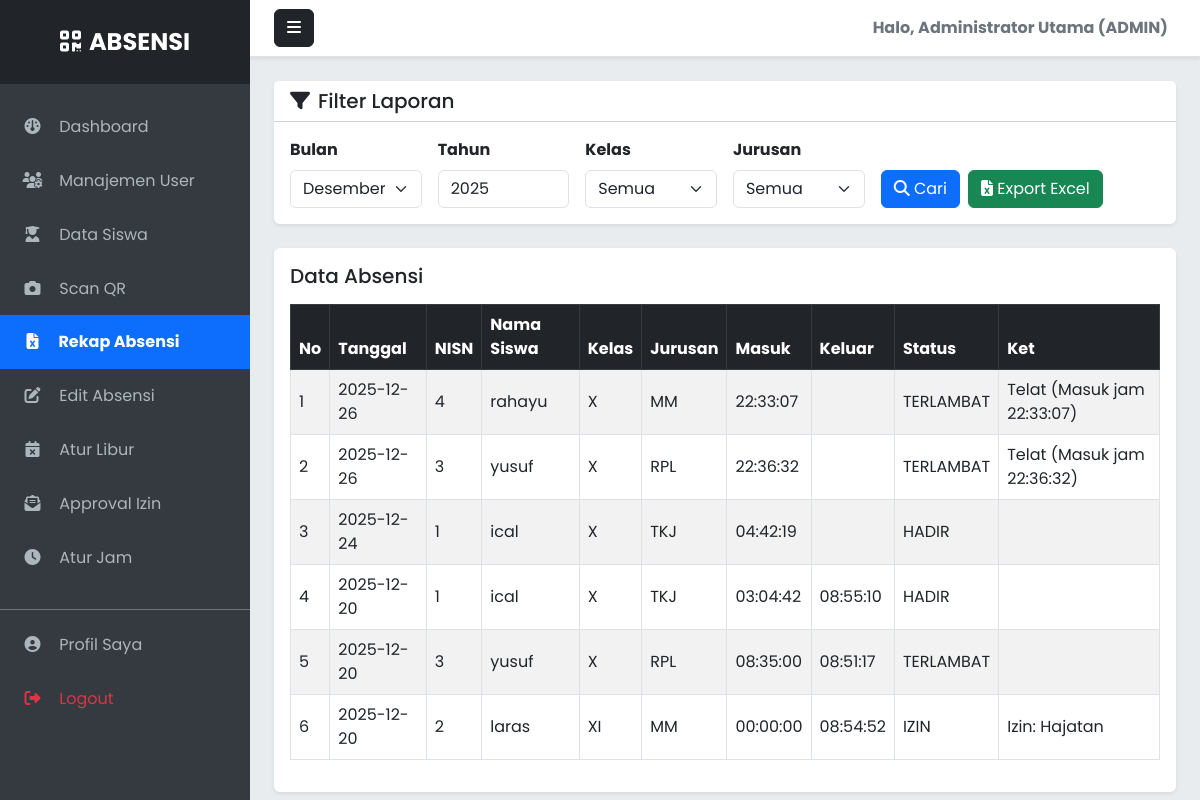
/rekap.php (signed in), run on an earlier commit of the app's database.
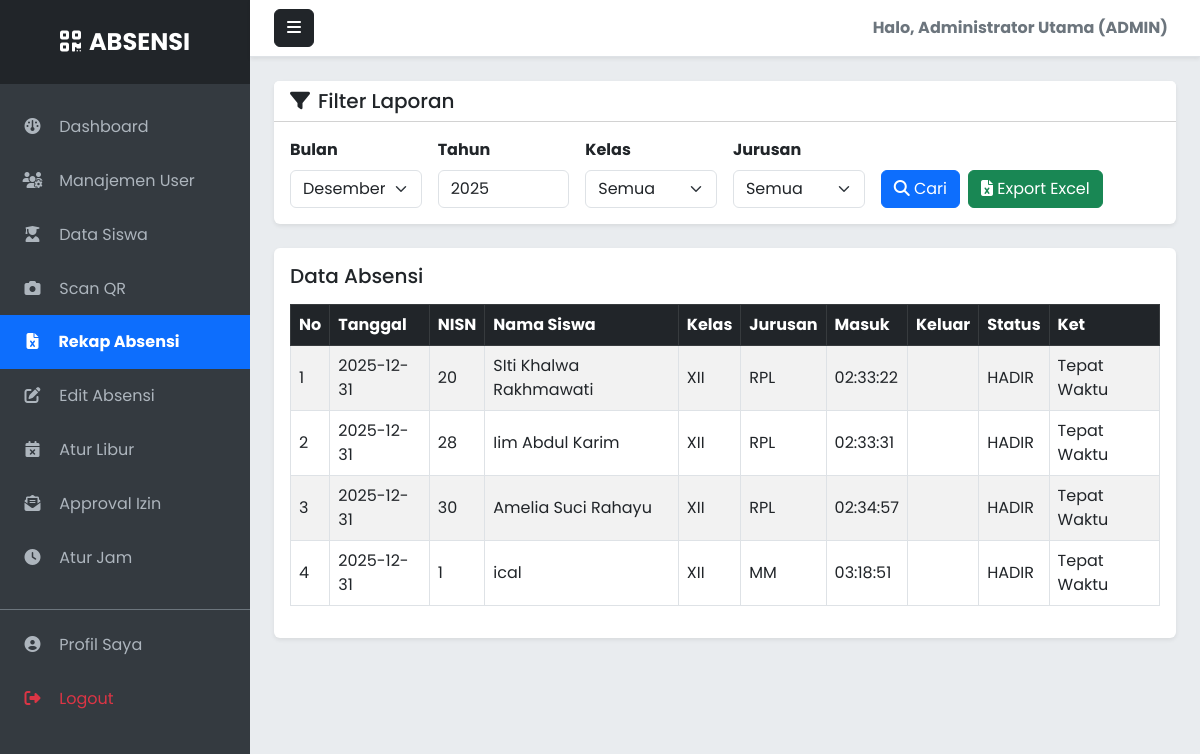
And on a later commit of the database.
### tables this page shows
CREATE TABLE `absensi` (
  `id` int NOT NULL,
  `siswa_id` int DEFAULT NULL,
  `tanggal` date DEFAULT NULL,
  `jam_masuk` time DEFAULT NULL,
  `jam_keluar` time DEFAULT NULL,
  `status_masuk` enum('hadir','terlambat','alpa','izin') DEFAULT 'alpa',
  `keterangan` text
);

CREATE TABLE `siswa` (
  `id` int NOT NULL,
  `nisn` varchar(20) NOT NULL,
  `nama` varchar(100) NOT NULL,
  `jenis_kelamin` enum('L','P') NOT NULL,
  `kelas` varchar(20) NOT NULL,
  `jurusan` varchar(50) NOT NULL,
  `no_hp_ortu` varchar(20) NOT NULL,
  `qr_code` varchar(255) NOT NULL,
  `created_at` timestamp NULL DEFAULT CURRENT_TIMESTAMP
);

### rekap.php (the view, shortened to what the changed rows need)
<?php
include 'config/db.php';
$bulan = isset($_GET['bulan']) ? $_GET['bulan'] : date('m');
$tahun = isset($_GET['tahun']) ? $_GET['tahun'] : date('Y');
?>
<!DOCTYPE html>
<html lang="id">
<head>
    <?php if(!isset($_GET['export'])) { ?>
        <link href="https://cdn.jsdelivr.net/npm/bootstrap@5.3.0/dist/css/bootstrap.min.css" rel="stylesheet">
        <link rel="stylesheet" href="https://cdnjs.cloudflare.com/ajax/libs/font-awesome/6.4.0/css/all.min.css">
        <link rel="stylesheet" href="assets/style.css">
    <?php } ?>
</head>
<body>
<?php if(!isset($_GET['export'])) { ?>
<div class="d-flex" id="wrapper">
    <div id="page-content-wrapper">
        <div class="container-fluid px-4 mt-4">
            <div class="card shadow-sm border-0">
                <div class="card-body">
<?php }  ?>
                    <div class="table-responsive">
                        <table border="1" class="table table-bordered table-striped table-hover align-middle w-100">
                            <thead class="<?= isset($_GET['export']) ? '' : 'table-dark' ?>">
                                <tr>
                                    <th>No</th>
                                    <th>Tanggal</th>
                                    <th>NISN</th>
                                    <th>Nama Siswa</th>
                                    <th>Kelas</th>
                                    <th>Jurusan</th>
                                    <th>Masuk</th>
                                    <th>Keluar</th>
                                    <th>Status</th>
                                    <th>Ket</th>
                                </tr>
                            </thead>
                            <tbody>
                                <?php
                                $sql = "SELECT a.*, s.nama, s.nisn, s.kelas, s.jurusan
                                          FROM absensi a
                                          JOIN siswa s ON a.siswa_id = s.id
                                          WHERE MONTH(a.tanggal) = '$bulan' AND YEAR(a.tanggal) = '$tahun'";
                                $sql .= " ORDER BY a.tanggal DESC, s.kelas ASC";
                                $exec = mysqli_query($conn, $sql);
                                $no = 1;
                                if(mysqli_num_rows($exec) > 0) {
                                    while ($r = mysqli_fetch_assoc($exec)) {
                                ?>
                                <tr>
                                    <td><?= $no++ ?></td>
                                    <td><?= $r['tanggal'] ?></td>
                                    <td><?= $r['nisn'] ?></td>
                                    <td><?= $r['nama'] ?></td>
                                    <td><?= $r['kelas'] ?></td>
                                    <td><?= $r['jurusan'] ?></td>
                                    <td><?= $r['jam_masuk'] ?></td>
                                    <td><?= $r['jam_keluar'] ?></td>
                                    <td><?= strtoupper($r['status_masuk']) ?></td>
                                    <td><?= $r['keterangan'] ?></td>
                                </tr>
                                <?php
                                    }
                                } else {
                                    echo "<tr><td colspan='10' align='center'>Data tidak ditemukan</td></tr>";
                                }
                                ?>
                            </tbody>
                        </table>
                    </div>
<?php if(!isset($_GET['export'])) { ?>
                </div>
            </div>
        </div>
    </div>
</div>
<?php } ?>
</body>
</html>

What changed in the data, as far as the page shows it:
removed absensi: tanggal "2025-12-26", siswa.nisn "4", siswa.nama "rahayu", siswa.kelas "X", siswa.jurusan "MM", jam_masuk "22:33:07", status_masuk "TERLAMBAT", keterangan "Telat (Masuk jam 22:33:07)"
removed absensi: tanggal "2025-12-26", siswa.nisn "3", siswa.nama "yusuf", siswa.kelas "X", siswa.jurusan "RPL", jam_masuk "22:36:32", status_masuk "TERLAMBAT", keterangan "Telat (Masuk jam 22:36:32)"
removed absensi: tanggal "2025-12-24", siswa.nisn "1", siswa.nama "ical", siswa.kelas "X", siswa.jurusan "TKJ", jam_masuk "04:42:19", status_masuk "HADIR"
removed absensi: tanggal "2025-12-20", siswa.nisn "1", siswa.nama "ical", siswa.kelas "X", siswa.jurusan "TKJ", jam_masuk "03:04:42", jam_keluar "08:55:10", status_masuk "HADIR"
removed absensi: tanggal "2025-12-20", siswa.nisn "3", siswa.nama "yusuf", siswa.kelas "X", siswa.jurusan "RPL", jam_masuk "08:35:00", jam_keluar "08:51:17", status_masuk "TERLAMBAT"
removed absensi: tanggal "2025-12-20", siswa.nisn "2", siswa.nama "laras", siswa.kelas "XI", siswa.jurusan "MM", jam_masuk "00:00:00", jam_keluar "08:54:52", status_masuk "IZIN", keterangan "Izin: Hajatan"
added absensi: tanggal "2025-12-31", siswa.nisn "20", siswa.nama "SIti Khalwa Rakhmawati", siswa.kelas "XII", siswa.jurusan "RPL", jam_masuk "02:33:22", status_masuk "HADIR", keterangan "Tepat Waktu"
added absensi: tanggal "2025-12-31", siswa.nisn "28", siswa.nama "Iim Abdul Karim", siswa.kelas "XII", siswa.jurusan "RPL", jam_masuk "02:33:31", status_masuk "HADIR", keterangan "Tepat Waktu"
added absensi: tanggal "2025-12-31", siswa.nisn "30", siswa.nama "Amelia Suci Rahayu", siswa.kelas "XII", siswa.jurusan "RPL", jam_masuk "02:34:57", status_masuk "HADIR", keterangan "Tepat Waktu"
added absensi: tanggal "2025-12-31", siswa.nisn "1", siswa.nama "ical", siswa.kelas "XII", siswa.jurusan "MM", jam_masuk "03:18:51", status_masuk "HADIR", keterangan "Tepat Waktu"
